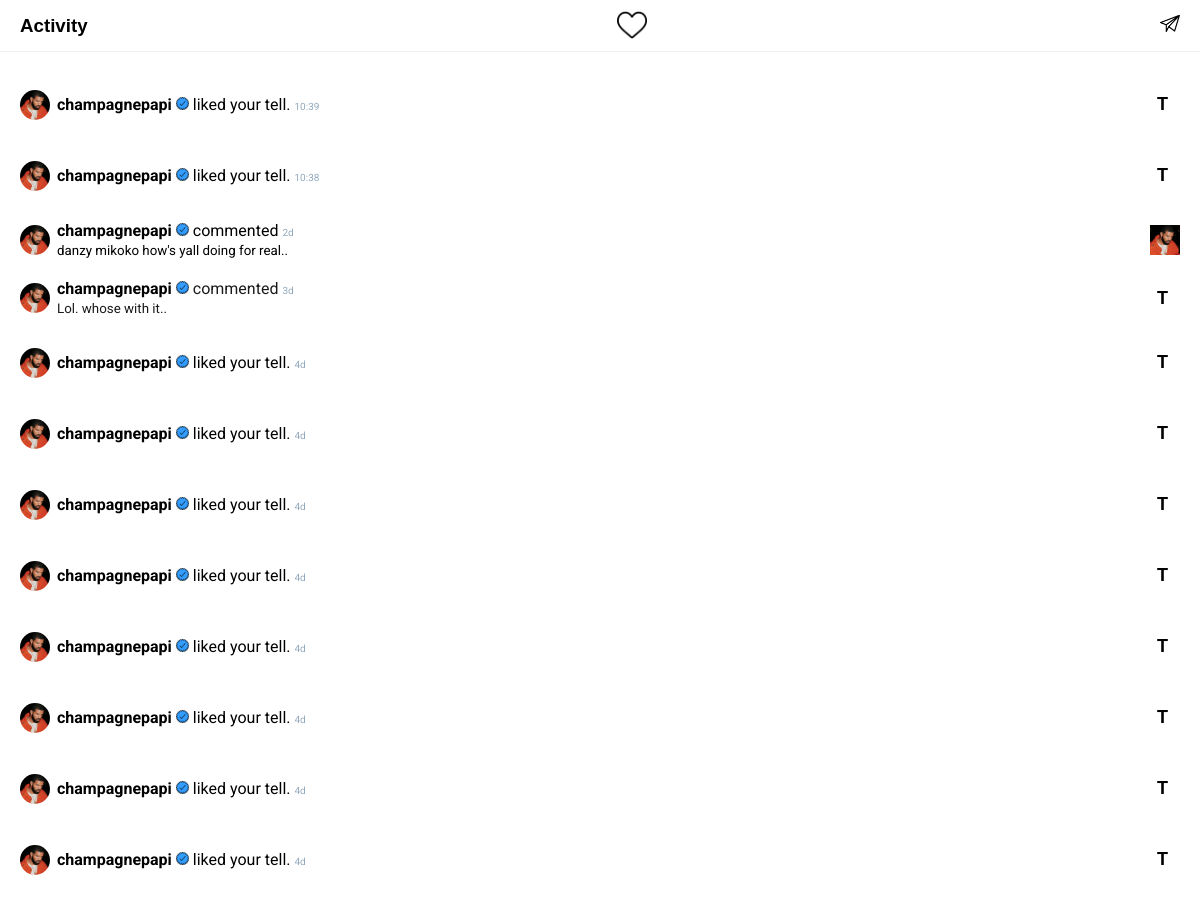
Page /users/activity/ (signed in, upper part) on the earlier database version.
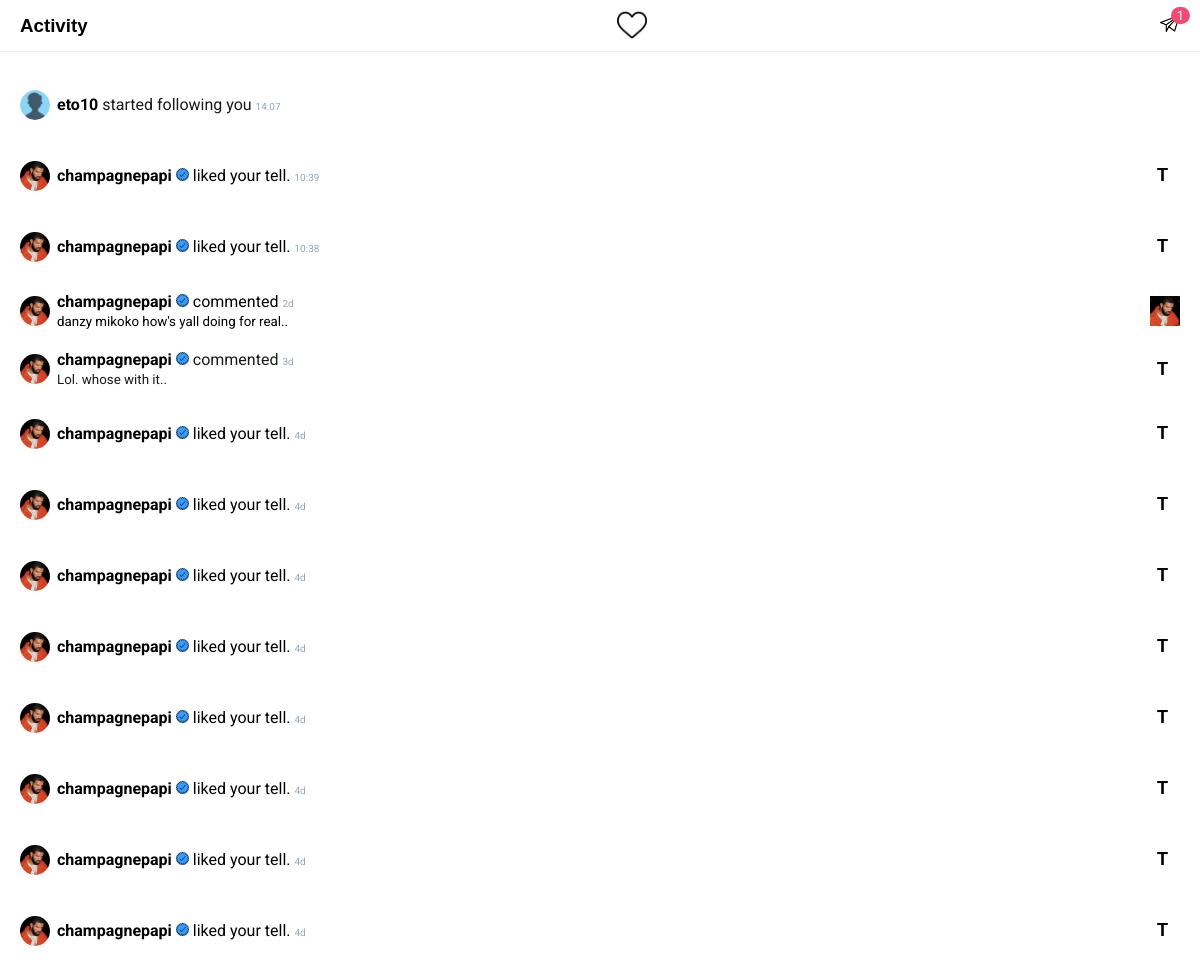
Same page on the later database version.
### homeapp/models.py (models this page shows, shortened)
class Activity(models.Model):
   owner = models.ForeignKey(User, on_delete=models.CASCADE, null=True)
   user = models.ForeignKey(User, on_delete=models.CASCADE, related_name="user", null=True)
   activity_type = models.CharField(max_length=200, null=True, blank=True) # like_post, like_tell, comment_post, comment_tell, follow, new: friends
   post = models.ForeignKey(Post, on_delete=models.CASCADE, related_name="post", null=True)
   tell = models.ForeignKey(Tell, on_delete=models.CASCADE, related_name="tell", null=True)
   liker_post = models.ForeignKey(User, on_delete=models.CASCADE, related_name="post_liker", null=True)
   liker_tell = models.ForeignKey(User, on_delete=models.CASCADE, related_name="tell_liker", null=True)
   comment_post = models.ForeignKey(CommentOnPost, on_delete=models.CASCADE, related_name="post_comment", null=True)
   comment_tell = models.ForeignKey(CommentOnTell, on_delete=models.CASCADE, related_name="tell_comment", null=True)
   updated = models.DateTimeField(auto_now_add=True)
   created = models.DateTimeField(auto_now=True)
   id = models.UUIDField(default=uuid.uuid4, unique=True, primary_key=True, editable=False)
   class Meta:
      ordering = ['-created']
   def is_leapyear(self, year):
      leap_year = None
      if (year % 4 == 0):
         if (year % 100 == 0):
            if (year % 400 == 0):
               leap_year = True
            else:
               leap_year = False
         else:
            leap_year = True
      else:
         leap_year = False
      return leap_year
   def returnDaysAgo(self, year, month, day):
      is_a_leapyear = self.is_leapyear(year) # print(f"{year} is a leap year == {is_a_leapyear}")
      months_days = [31, 28, 31, 30, 31, 30, 31, 31, 30, 31, 30, 31]
      months_days_leap = [31, 29, 31, 30, 31, 30, 31, 31, 30, 31, 30, 31]
      days = 0
      days_for_months_ago = 0
      if is_a_leapyear == False: # print(f"Month: {month}")
         year_count = int(datetime.now().year - year) + 1
         while(year_count > 0):
            if year_count == 1:
               current_month = datetime.now().month
               days += sum(months_days[month-1 : current_month-1]) # -1 because the list index starts at 0
               days += datetime.now().day # we ought to -days from this. because we add the month of msg creation with no regard to the days offset
               days -= day # let's just subtract the day of months post from total days
               year_count -= 1
            else:
               "if this is not current year? add all the days together"
               days += sum(months_days)
               year_count -= 1
      return days
   @property
   def get_time(self):
      date = datetime.now()
      cr_date = self.created   # print(date) # print(cr_date)
      if date.year == cr_date.year:
         if date.month == cr_date.month:
            if date.day == cr_date.day:
               hour = cr_date.hour+1 if cr_date.hour+1 >= 10 else f"0{cr_date.hour+1}"  # e.g hrs=> 10:-- or 05:--
               minutes = cr_date.minute if cr_date.minute >= 10 else f"0{cr_date.minute}" # e.g mins => --:34 or --:03
               return f"{hour}:{minutes}"
            else:
               days = date.day - cr_date.day
               if (days < 7):
                  return f"{days}d"
               else:
                  weeks = days // 7
                  return f"{weeks}w"
         else:
            days = self.returnDaysAgo(cr_date.year, cr_date.month, cr_date.day)
            return f"{days//7}w"
      else:
         days = self.returnDaysAgo(cr_date.year, cr_date.month, cr_date.day)
         return f"{days//7}w"

class CommentOnPost(models.Model):
   owner = models.ForeignKey(User, on_delete=models.CASCADE, null=True, blank=True)
   post = models.ForeignKey(Post, on_delete=models.CASCADE)
   comment = models.CharField(max_length=2000)
   updated = models.DateTimeField(auto_now=True)
   created = models.DateTimeField(auto_now_add=True)
   id = models.UUIDField(default=uuid.uuid4, primary_key=True, unique=True, editable=False)
   class Meta:
      ordering = ['-created', '-updated']

class Post(models.Model):
   owner = models.ForeignKey(User, on_delete=models.CASCADE, null=True, blank=True)
   img = models.ImageField(upload_to='contents/', null=True, blank=True)
   body = models.TextField()
   likers = models.ManyToManyField(User, 'post_likers', blank=True)
   commenters = models.ManyToManyField(User, 'post_commenters', blank=True)
   savers = models.ManyToManyField(User, 'post_savers', blank=True)
   tellers = models.ManyToManyField(User, 'tellers_post', blank=True)
   tellers_count = models.PositiveSmallIntegerField(default=0) # this will keep the count of tells. instead of using tellers.length
   updated = models.DateTimeField(auto_now=True)
   created = models.DateTimeField(auto_now_add=True)
   id = models.UUIDField(default=uuid.uuid4, primary_key=True, unique=True, editable=False)
   class Meta:
      ordering = ['-created']

class CommentOnTell(models.Model):
   owner = models.ForeignKey(User, on_delete=models.CASCADE, null=True, blank=True)
   tell = models.ForeignKey(Tell, on_delete=models.CASCADE)
   comment = models.CharField(max_length=200)
   updated = models.DateTimeField(auto_now=True)
   created = models.DateTimeField(auto_now_add=True)
   id = models.UUIDField(default=uuid.uuid4, primary_key=True, unique=True, editable=False)
   class Meta:
      ordering = ['-created', '-updated']

### users/models.py (models this page shows, shortened)
class Profile(models.Model):
   VOTE_TYPE = (
      ('MALE', 'a male'),
      ('FEMALE', 'a female'),
   )
   user = models.OneToOneField(User, on_delete=models.CASCADE)
   name = models.CharField(max_length=200, blank=True, null=True)
   username = models.CharField(max_length=200, blank=True, null=True, unique=True)
   email = models.EmailField(max_length=500, blank=True, null=True, unique=True)
   img = models.ImageField(upload_to="profiles/", default="icons/user.png")
   bio = models.TextField(default="", blank=True, null=True)
   online = models.BooleanField(default=False)
   last_seen = models.DateTimeField(default=datetime.now(), null=True, blank=True)
   followers = models.ManyToManyField(User, related_name='followers', blank=True)
   following = models.ManyToManyField(User, related_name='following', blank=True)
   friends = models.ManyToManyField(User, related_name='friends', blank=True)
   verified = models.BooleanField(default=False)
   saved_post = models.ManyToManyField("homeapp.Post", related_name="saved_post", blank=True)
   saved_tell = models.ManyToManyField("homeapp.Tell", related_name="saved_tell", blank=True)
   seen_post = models.ManyToManyField("homeapp.Post", blank=True)
   seen_tell = models.ManyToManyField("homeapp.Tell", blank=True)
   activity_count = models.PositiveSmallIntegerField(default=0)
   updated = models.DateTimeField(auto_now_add=True)
   created = models.DateTimeField(auto_now=True)
   id = models.UUIDField(default=uuid.uuid4, unique=True, primary_key=True, editable=False)

### users/views.py (the view)
# urls.py: path('activity/', views.activityPage, name="activity")
def activityPage(request):
   profile = request.user.profile
   profile.activity_count = 0
   profile.save()
   print(f"Activity Count: {profile.activity_count}")
   chats_count = returnMessagesCount(request)     # logic: gets chats count
   context = {'chats_count': chats_count}
   return render(request, 'activity.html', context)

### messagesapp/utils.py (called while the page is built)
def returnMessagesCount(request):
   chats_count = request.user.messages.filter(
      Q (unread_messages__gt = 0) &
      Q (request_accepted = True)).count()
   return chats_count

### users/templates/activity.html (shortened to what this page needs)
{% extends 'main.html' %}
{% load static %}
{% block content %}
<body class="background-white">
   <header>
      <div class="header-wrapper width-p-20 height-p-10">
         <div class="header-1">
            <a href="/">
            <div class="activity-logo">
               <h3 class="no-margin font-lobster">Activity</h3>
               <img src="{% static 'images/footer icons/footer-likes.png' %}" alt="Activity logo" class="activity-log-img">
            </div>
         </a>
         </div>
         <div class="header-2">
            <a href="{% url 'chat' %}">
               <div class="inbox">
                  {% include 'components/chats_button.html' %}
               </div>
            </a>
         </div>
      </div>
   </header>
   <main>
      <section class="activity-wrapper">
      {% for activity in  request.user.activity_set.all %}
         {% if activity.activity_type == 'like_tell' %}
         <a href="{% url 'other-profile' activity.user.id %}?q={{request.path}}">
            <div class="activity">
               <div class="activity-2">
                  <div class="img-holder">
                     <img src="{{activity.user.profile.img.url}}" alt="profile-picture" class="img-holder-image">
                  </div>
                  <p><strong>{{activity.user.username}}
                     {% if activity.user.profile.verified %}
                        <img src="{% static 'images/icons/verified/verified-blue2.png' %}" class="width-13" alt="verification">
                     {% endif %}
                  </strong> liked your tell. <small class="grey font-10">{{activity.get_time}}</small></p>
               </div>
            </a>
            <a href="{% url 'single-tell' activity.tell.id %}?q={{request.path}}">
               <div class="activity-right-info font-lobster">
                  <strong>T</strong>
               </div>
            </a>
         {% endif %}
         {% if activity.activity_type == 'comment_post' %}
         <div class="activity">
            <a href="{% url 'other-profile' activity.user.id %}?q={{request.path}}">
            <div class="activity-2">
               <div class="img-holder">
                  <img src="{{activity.user.profile.img.url}}" alt="profile-picture" class="img-holder-image">
               </div>
               <div>
                  <p class="no-margin"><strong>{{activity.user.username}}
                     {% if activity.user.profile.verified %}
                        <img src="{% static 'images/icons/verified/verified-blue2.png' %}" class="width-13" alt="verification">
                     {% endif %}
                  </strong>commented <small class="grey font-10">{{activity.get_time}}</small></p>
                  <p class="no-margin"><small>{{activity.comment_post.comment|slice:":38"}}..</small></p>
               </div>
            </div>
            </a>
            <a href="{% url 'single-post' activity.post.id %}?q={{request.path}}">
               <div class="activity-right-info">
                  <div class="img-holder">
                     <img src="{{activity.post.img.url}}" alt="" class="liked-image">
                  </div>
               </div>
            </a>
         </div>
         {% endif %}
         {% if activity.activity_type == 'comment_tell' %}
         <div class="activity">
            <div class="activity-2">
               <div class="img-holder">
                  <a href="{% url 'other-profile' activity.user.id %}?q={{request.path}}">
                     <img src="{{activity.user.profile.img.url}}" alt="profile-picture" class="img-holder-image">
                  </a>
               </div>
               <div>
                  <p class="no-margin"><a href="{% url 'other-profile' activity.user.id %}?q={{request.path}}"><strong>{{activity.user.username}}
                     {% if activity.user.profile.verified %}
                        <img src="{% static 'images/icons/verified/verified-blue2.png' %}" class="width-13" alt="verification">
                     {% endif %}
                  </strong></a>commented <small class="grey font-10">{{activity.get_time}}</small></p>
                  <p class="no-margin"><small>{{activity.comment_tell.comment|slice:":40"}}..</small></p>
               </div>
            </div>
            <a href="{% url 'single-tell' activity.tell.id %}?q={{request.path}}">
               <div class="activity-right-info font-lobster">
                  <strong>T</strong>
               </div>
            </a>
         </div>
         {% endif %}
         {% if activity.activity_type == 'follow' %}
         <div class="activity">
            <div class="activity-2">
               <div class="img-holder">
                  <a href="{% url 'other-profile' activity.user.id %}?q={{request.path}}">
                     <img src="{{activity.user.profile.img.url}}" alt="profile-picture" class="img-holder-image">
                  </a>
               </div>
               <p><a href="{% url 'other-profile' activity.user.id %}?q={{request.path}}"><strong>{{activity.user.username}}
                  </strong></a> <a href="{% url 'followers' request.user.id %}?q={{request.path}}"></a>started following you <small class="grey font-10">{{activity.get_time}}</small></p>
            </div>
         </div>
         {% endif %}
      {% endfor %}
      </section>
   </main>
</body>
{% endblock content %}

### templates/main.html (shortened to what this page needs)
<!DOCTYPE html>
{% load static %}
<html>
<head>
   <link rel='stylesheet' type='text/css' media='screen' href='{% static "main.css" %}'>
</head>
<body>
{% block content %}
{% endblock content %}
</body>
</html>

### templates/components/chats_button.html
{% load static %}
<a href="{% url 'chat' %}"><img src="{% static 'images/icons/send/send.png' %}" alt="user"></a>
{% if chats_count > 0 %}
<div class="red-circle red-circle-mp">{{chats_count}}</div>
{% endif %}

### templates/components/footer-component.html (shortened to what this page needs)
{% load static %}

### templates/components/floater-component.html (shortened to what this page needs)
{% load static %}

### static/main.css (style rules this page uses)
body { background-color: #fafafa; margin: 0; font-family: "Roboto", sans-serif; font-weight: 300px; margin-bottom: 70px; color: #1a1a1b; }
.no-margin { margin: 0; }
.background-white { background-color: #fff; }
.grey { color: #92a9bd; }
.width-13 { width: 13px; }
a { text-decoration: none; color: #000; }
header { background-color: #fff; position: fixed; width: 100%; height: 54px; top: 0; z-index: 1; }
.header-wrapper { padding: 0; display: flex; justify-content: space-between; border-bottom: 1px solid #1b1a1711; align-items: center; }
.header-1, .header-2 { align-items: center; }
.font-lobster { font-family: "Lobster", sans-serif; }
.font-10 { font-size: 10px; }
.inbox img { width: 20px; padding-left: 15px; }
.activity-logo { display: flex; align-items: center; box-sizing: border-box; height: 20px; }
.activity-logo h3 { font-weight: 900; }
.activity-logo img { width: 30px; }
.activity-log-img { padding: 0; position: absolute; right: 46.05%; top: 10px; }
.width-p-20 { padding-left: 20px; padding-right: 20px; }
.height-p-10 { padding-top: 15px; padding-bottom: 15px; }
main { margin-top: 54px; }
.activity-wrapper { background-color: #fff; padding: 15px 0; }
.activity { display: flex; align-items: center; justify-content: space-between; padding: 10px 20px; }
.activity-2 { display: flex; align-items: center; }
.activity-right-info { display: flex; flex-direction: column; justify-content: center; align-items: center; }
.activity-right-info strong { padding-right: 12px; font-size: 18px; }
.activity p { padding-left: 7px; padding-right: 7px; }
.activity strong { color: #000; }
.img-holder { height: 30px; min-width: 30px; max-width: 30px; border-radius: 50%; }
.img-holder-image { width: 100%; height: 100%; border-radius: 50%; object-fit: cover; }
.liked-image { width: 100%; height: 100%; object-fit: cover; }
.img-holder .liked-image { align-items: center; }
.red-circle { padding: 1px 6px 1px; border-radius: 40px; background-color: #f24a72; position: absolute; text-align: center; font-size: 13px; color: #fff; }
.red-circle-mp { bottom: 30px; right: 10px; }

Differences in the rows shown:
added Activity: user.profile.img (placeholder picture), user.username "eto10", get_time "14:07"
Other differences:
{{ chats_count }}: (not shown) → "1"
